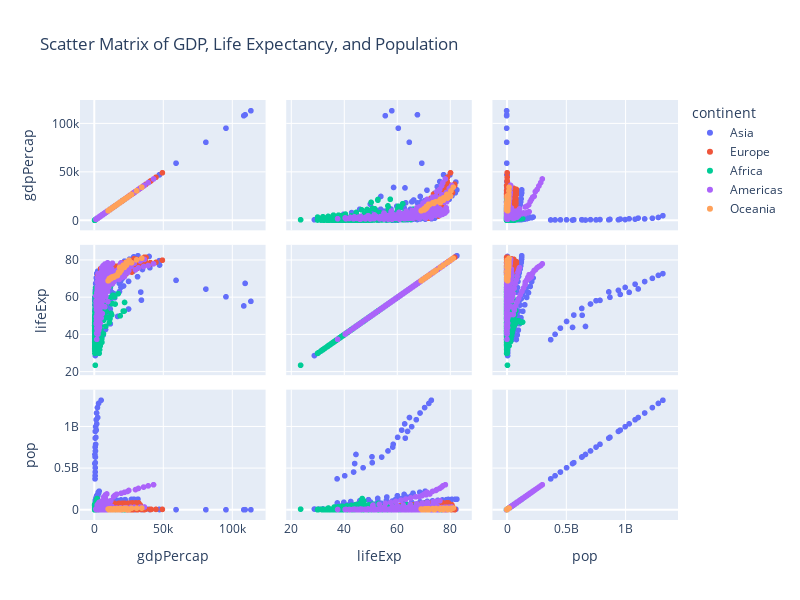

The code cell stored with this chart in its notebook:
### Code cell
# Creating a scatter matrix plot for a few selected columns
fig = px.scatter_matrix(df, dimensions=['gdpPercap', 'lifeExp', 'pop'], 
                        color='continent', 
                        title='Scatter Matrix of GDP, Life Expectancy, and Population',
                        height = 600,
                        width = 800)
fig.show()

### Figure 1 — Plotly figure (JSON) as saved in the notebook; plotly's stock layout.template omitted (floating-point values rounded to 4 significant figures; data arrays with more than 128 entries replaced by an {"elided": "..."} marker saying what was removed)
{"data": [{"dimensions": [{"axis": {"matches": true}, "label": "gdpPercap", "values": {"elided": "396 float values"}}, {"axis": {"matches": true}, "label": "lifeExp", "values": {"elided": "396 float values"}}, {"axis": {"matches": true}, "label": "pop", "values": {"elided": "396 int values"}}], "hovertemplate": "continent=Asia<br>%{xaxis.title.text}=%{x}<br>%{yaxis.title.text}=%{y}<extra></extra>", "legendgroup": "Asia", "marker": {"color": "#636efa", "symbol": "circle"}, "name": "Asia", "showlegend": true, "type": "splom"}, {"dimensions": [{"axis": {"matches": true}, "label": "gdpPercap", "values": {"elided": "360 float values"}}, {"axis": {"matches": true}, "label": "lifeExp", "values": {"elided": "360 float values"}}, {"axis": {"matches": true}, "label": "pop", "values": {"elided": "360 int values"}}], "hovertemplate": "continent=Europe<br>%{xaxis.title.text}=%{x}<br>%{yaxis.title.text}=%{y}<extra></extra>", "legendgroup": "Europe", "marker": {"color": "#EF553B", "symbol": "circle"}, "name": "Europe", "showlegend": true, "type": "splom"}, {"dimensions": [{"axis": {"matches": true}, "label": "gdpPercap", "values": {"elided": "624 float values"}}, {"axis": {"matches": true}, "label": "lifeExp", "values": {"elided": "624 float values"}}, {"axis": {"matches": true}, "label": "pop", "values": {"elided": "624 int values"}}], "hovertemplate": "continent=Africa<br>%{xaxis.title.text}=%{x}<br>%{yaxis.title.text}=%{y}<extra></extra>", "legendgroup": "Africa", "marker": {"color": "#00cc96", "symbol": "circle"}, "name": "Africa", "showlegend": true, "type": "splom"}, {"dimensions": [{"axis": {"matches": true}, "label": "gdpPercap", "values": {"elided": "300 float values"}}, {"axis": {"matches": true}, "label": "lifeExp", "values": {"elided": "300 float values"}}, {"axis": {"matches": true}, "label": "pop", "values": {"elided": "300 int values"}}], "hovertemplate": "continent=Americas<br>%{xaxis.title.text}=%{x}<br>%{yaxis.title.text}=%{y}<extra></extra>", "legendgroup": "Americas", "marker": {"color": "#ab63fa", "symbol": "circle"}, "name": "Americas", "showlegend": true, "type": "splom"}, {"dimensions": [{"axis": {"matches": true}, "label": "gdpPercap", "values": [10040.0, 10950.0, 12220.0, 14530.0, 16790.0, 18330.0, 19480.0, 21890.0, 23420.0, 27000.0, 30690.0, 34440.0, 10560.0, 12250.0, 13180.0, 14460.0, 16050.0, 16230.0, 17630.0, 19010.0, 18360.0, 21050.0, 23190.0, 25190.0]}, {"axis": {"matches": true}, "label": "lifeExp", "values": [69.12, 70.33, 70.93, 71.1, 71.93, 73.49, 74.74, 76.32, 77.56, 78.83, 80.37, 81.23, 69.39, 70.26, 71.24, 71.52, 71.89, 72.22, 73.84, 74.32, 76.33, 77.55, 79.11, 80.2]}, {"axis": {"matches": true}, "label": "pop", "values": [8691212, 9712569, 10794968, 11872264, 13177000, 14074100, 15184200, 16257249, 17481977, 18565243, 19546792, 20434176, 1994794, 2229407, 2488550, 2728150, 2929100, 3164900, 3210650, 3317166, 3437674, 3676187, 3908037, 4115771]}], "hovertemplate": "continent=Oceania<br>%{xaxis.title.text}=%{x}<br>%{yaxis.title.text}=%{y}<extra></extra>", "legendgroup": "Oceania", "marker": {"color": "#FFA15A", "symbol": "circle"}, "name": "Oceania", "showlegend": true, "type": "splom"}], "layout": {"dragmode": "select", "height": 600, "legend": {"title": {"text": "continent"}, "tracegroupgap": 0}, "title": {"text": "Scatter Matrix of GDP, Life Expectancy, and Population"}, "width": 800}}
